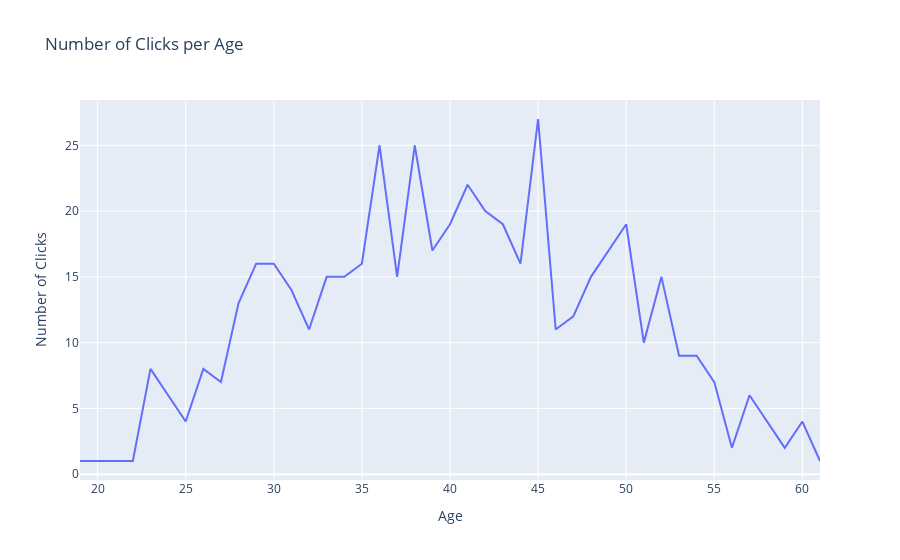

Notebook source saved alongside this figure:
### Code cell
# check number of clicks per age 
age_click = ad_click.groupby(['Age', 'Clicked on Ad']).size().reset_index(name='Click Count')

fig = px.line(age_click, x='Age', y='Click Count', title='Number of Clicks per Age',
              hover_data=['Click Count'])
fig.update_layout(xaxis_title='Age', yaxis_title='Number of Clicks',
                  xaxis=dict(tickvals=[20, 25, 30, 35, 40, 45, 50, 55, 60]))
fig.show()

### Figure 1 — Plotly figure (JSON) as saved in the notebook; plotly's stock layout.template omitted (floating-point values rounded to 4 significant figures)
{"data": [{"hovertemplate": "Age=%{x}<br>Click Count=%{y}<extra></extra>", "legendgroup": "", "line": {"color": "#636efa", "dash": "solid"}, "marker": {"symbol": "circle"}, "mode": "lines", "name": "", "orientation": "v", "showlegend": false, "type": "scatter", "x": [19, 20, 22, 23, 24, 25, 26, 27, 28, 29, 30, 31, 32, 33, 34, 35, 36, 37, 38, 39, 40, 41, 42, 43, 44, 45, 46, 47, 48, 49, 50, 51, 52, 53, 54, 55, 56, 57, 58, 59, 60, 61], "xaxis": "x", "y": [1, 1, 1, 8, 6, 4, 8, 7, 13, 16, 16, 14, 11, 15, 15, 16, 25, 15, 25, 17, 19, 22, 20, 19, 16, 27, 11, 12, 15, 17, 19, 10, 15, 9, 9, 7, 2, 6, 4, 2, 4, 1], "yaxis": "y"}], "layout": {"legend": {"tracegroupgap": 0}, "title": {"text": "Number of Clicks per Age"}, "xaxis": {"anchor": "y", "domain": [0, 1], "tickvals": [20, 25, 30, 35, 40, 45, 50, 55, 60], "title": {"text": "Age"}}, "yaxis": {"anchor": "x", "domain": [0, 1], "title": {"text": "Number of Clicks"}}}}
